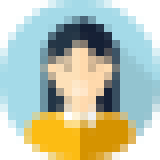
#> input picture pix/faces.png, 20 x 20 px (shown 8 times larger)
$ python cmpsvg.py ../../pix/faces.png ../../pix/faces.png
#> lines starting #> are read from the running program, lines starting #| are printed output that depends on the picture
# cmpsvg.py ref.png rendu.png -> PSNR à pleine échelle et à demi-échelle (moyenne par zones)
import sys, numpy as np
from PIL import Image
ref = np.asarray(Image.open(sys.argv[1]).convert('RGB')).astype(float)
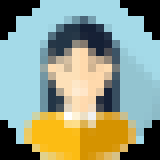
#> ref: shape (20, 20, 3) float64 (shown 8 times larger); mean R, G, B 145.5, 156.5, 136
img = np.asarray(Image.open(sys.argv[2]).convert('RGB')).astype(float)
if img.shape != ref.shape:
    H, W = img.shape[:2]
    f = ref.shape[0] // H
    ref = ref[:H * f, :W * f].reshape(H, f, W, f, 3).mean((1, 3))
mse = ((img - ref) ** 2).mean()
#> mse = 0
print('%s: PSNR %.2f dB  bias %s' % (sys.argv[2], 10 * np.log10(255 ** 2 / mse), np.round((img - ref).mean((0, 1)), 2)))
#| ../../pix/faces.png: PSNR inf dB  bias [0. 0. 0.]
